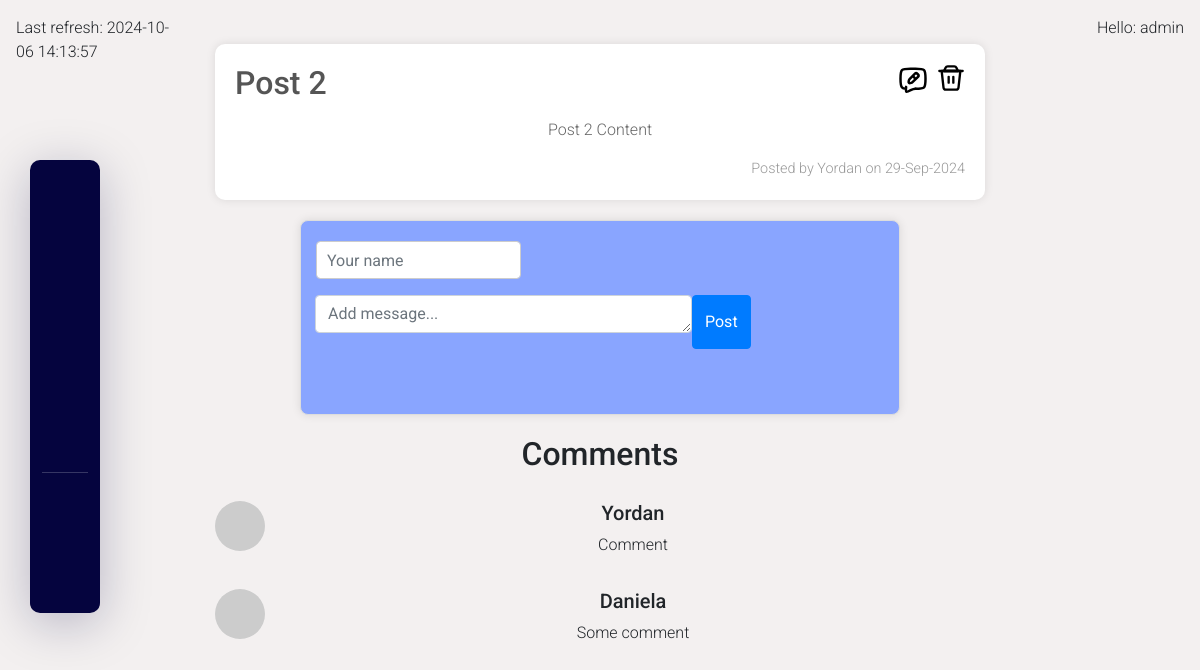
The app's page /2/details-post/ (signed in) with its own data.
### forumApp/posts/models.py (models this page shows)
class Post(models.Model):
    TITLE_MAX_LENGTH = 100
    title = models.CharField(
        max_length=TITLE_MAX_LENGTH,
    )
    content = models.TextField(
        validators=(
            BadLanguageValidator(),
        )
    )
    author = models.CharField(
        max_length=30,
    )
    created_at = models.DateTimeField(
        auto_now_add=True,
    )
    languages = models.CharField(
        max_length=20,
        choices=LanguageChoice.choices,
        default=LanguageChoice.OTHER,
    )
    image = models.ImageField(
        upload_to='post_images/',
        blank=True,
        null=True,
    )

class Comment(models.Model):
    post = models.ForeignKey(
        Post,
        on_delete=models.CASCADE,
        related_name='comments',
    )
    author = models.CharField(
        max_length=100,
    )
    content = models.TextField()
    created_at = models.DateTimeField(
        auto_now_add=True,
    )

### forumApp/posts/views.py (the view, shortened to what this page needs)
# urls.py: path('details-post/', details_page, name="details-post"),
def details_page(request, pk: int):
    post = Post.objects.get(pk=pk)
    formset = CommentFormSet(request.POST or None)
    context = {
        "post": post,
        "formset": formset,
    }
    return render(request, 'posts/details-post.html', context)

### forumApp/posts/templatetags/current_time.py (called while the page is built)
@register.simple_tag(name='current_time')
def current_time(format_str='%Y-%m-%d %H:%M:%S'):
    return datetime.now().strftime(format_str)

### forumApp/posts/templatetags/markdown_extras.py (called while the page is built)
@register.filter(name="markdown")
def markdown_format(text):
    return mark_safe(markdown.markdown(text))

### forumApp/posts/templatetags/user_info.py (called while the page is built)
@register.inclusion_tag('common/user-info.html')
def user_info(user):
    if user.is_authenticated:
        return {
            'username': user.username,
        }
    return {
        'username': "Anonymous",
    }

### templates/posts/details-post.html (shortened to what this page needs)
{% extends 'common/base.html' %}
{% load static %}
{% load crispy_forms_filters %}
{% load markdown_extras %}
{% block content %}
    <div class="posts">
        <div class="post">
            <div class="header">
                <h2>{{ post.title|capfirst }}</h2>
                <div class="icons">
                    <a href="{% url 'edit-post' post.pk %}">
                    </a>
                    <a href="{% url 'delete-post' post.pk %}">
                    </a>
                </div>
            </div>
            {% if not post.content %}
                <p>{% lorem 3 p %}</p>
            {% else %}
                <p>{{ post.content|markdown }}</p>
            {% endif %}
            <div class="post-meta">
                <span>Posted by {{ post.author|default:"anonymous" }} on {{ post.created_at|date:"d-M-Y" }}</span>
            </div>
        </div>
        <form method="post" class="form-inline">
            <div class="input-group">
                {% for form in formset %}
                    <div class="form-row">
                        {{ form.author|as_crispy_field}}
                        <div class="input-group-append">
                            {{ form.content|as_crispy_field }}
                            <button class="btn btn-primary m1-2" type="submit">Post</button>
                        </div>
                    </div>
                {% endfor %}
            </div>
        </form>
        <h2>Comments</h2>
        <div class="comments-section">
            {% for comment in post.comments.all %}
                <div class="media mb-3 comment-item">
                    <img src="https://via.placeholder.com/50" class="mr-3 rounded-circle comment-avatar" alt="User avatar">
                    <div class="media-body comment-content">
                        <h5 class="mt-0 comment-author">{{ comment.author }}</h5>
                        <p class="comment-text">{{ comment.content }}</p>
                    </div>
                </div>
            {% endfor %}
        </div>
    </div>
{% endblock %}

### templates/common/user-info.html
<div class="user-info">
    <p>Hello: {{ username }}</p>
</div>

### staticfiles/css/posts.css (style rules this page uses)
body { font-family: "Roboto", sans-serif; font-weight: 300; font-style: normal; background-color: #f3f0f0; margin: 0; padding: 0; }
.posts { margin-top: 20px; display: flex; flex-direction: column; gap: 20px; }
.post { padding: 20px; border-radius: 10px; background-color: #ffffff; box-shadow: 0 0 10px rgba(0, 0, 0, 0.1); }
.post .header { display: flex; justify-content: space-between; }
.icons a { text-decoration: none; }
.post h2 { margin: 0; color: #555; }
.post p { color: #666; }
.post-meta { margin-top: 10px; display: flex; justify-content: end; font-size: 0.9em; color: #999; }

### staticfiles/css/nav.css (style rules this page uses)
*, *:after, *:before { box-sizing: border-box; }

### staticfiles/css/forms.css (style rules this page uses)
form { width: 100%; max-width: 600px; margin: 0 auto; padding: 20px; background-color: #89a5ff; border: 1px solid #ddd; border-radius: 8px; box-shadow: 0 0 10px rgba(0, 0, 0, 0.1); }
form div { margin-bottom: 15px; }
form input[type="text"], form textarea { width: 100%; padding: 10px; font-size: 16px; border: 1px solid #ccc; border-radius: 4px; }
form textarea { resize: vertical; }

### records on screen
Post: title "Post 2", content "Post 2 Content", author "Yordan", created_at "29-Sep-2024"
Comment: author "Yordan", content "Comment"
Comment: author "Daniela", content "Some comment"

### other values on screen
{{ username }} "admin"
